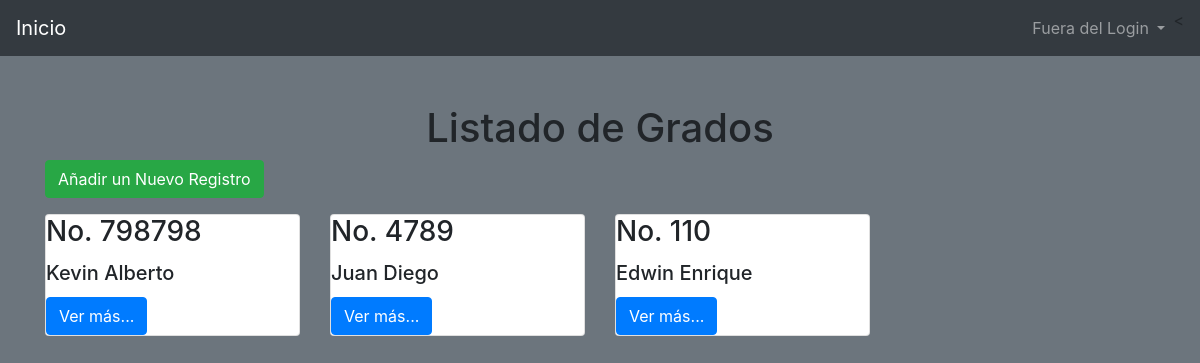
Screenshot of /listaIncripciones/ with the database file from the repository.
### Inscription/models.py (models this page shows, shortened)
class Inscription(models.Model):
    numberInscription = models.CharField(max_length=50)
    nameAlumn = models.OneToOneField(Alumn, max_length=50, on_delete=models.CASCADE)
    nameGrade = models.ForeignKey(Grade, max_length=50, blank=False, on_delete=models.CASCADE)
    nameSection = models.ForeignKey(Section, max_length=50, blank=False, on_delete=models.CASCADE)
    slug = models.SlugField(null=False, blank=False, unique=True)
    dateCreate = models.DateTimeField(auto_now_add=True)

### Alumns/models.py (models this page shows)
class Alumn(models.Model):
    carnetAlumn = models.CharField(max_length=18)
    nameAlumn = models.CharField(max_length=50)
    surnameAlumn = models.CharField(max_length=50)
    directionAlumn = models.TextField(max_length=75)
    slug = models.SlugField(null=False, blank=False, unique=True)
    imageAlumn = models.ImageField(upload_to='alumns/', null=False, blank=False)
    dateCreate = models.DateTimeField(auto_now_add=True)
    def __str__(self):
        return self.nameAlumn

### Inscription/views.py (the view)
# urls.py: path('listaIncripciones/', InscriptionListView.as_view(), name='listInscription'),
class InscriptionListView(ListView):
    template_name = 'Inscription/listInscription.html'
    queryset = Inscription.objects.all().order_by('-id')
    def get_context_data(self, **kwargs):
        context = super().get_context_data(**kwargs)
        context['message'] = 'Listado de Grados'
        context['objects'] = context['object_list']
        return context

### templates/Inscription/listInscription.html (shortened to what this page needs)
{% extends 'Design.html' %}
{% block body %}
    <div class="col">
    <h1 class="text-center">{{ message }}</h1>
        <a href="http://127.0.0.1:8000/admin/Inscription/inscription/" class="btn btn-success"> Añadir un Nuevo Registro</a>
        <div class="row">
            {% for object in object_list %}
                <div class="col-3 mt-3">
                    <div class="card h-300">
                        <div>
                            <h3 class="card-title">No. {{ object.numberInscription }}</h3>
                            <h5 class="card-title">{{ object.nameAlumn }}</h5>
                            <a href="{%  url 'Inscription' object.slug %}" class="btn btn-primary">Ver más...</a>
                        </div>
                    </div>
                </div>
            {% endfor %}
        </div>
    </div>
{% endblock %}

### rows the page displays
Inscription: numberInscription "798798", nameAlumn "Kevin Alberto"
Inscription: numberInscription "4789", nameAlumn "Juan Diego"
Inscription: numberInscription "110", nameAlumn "Edwin Enrique"

### other values shown
{{ message }} "Listado de Grados"
